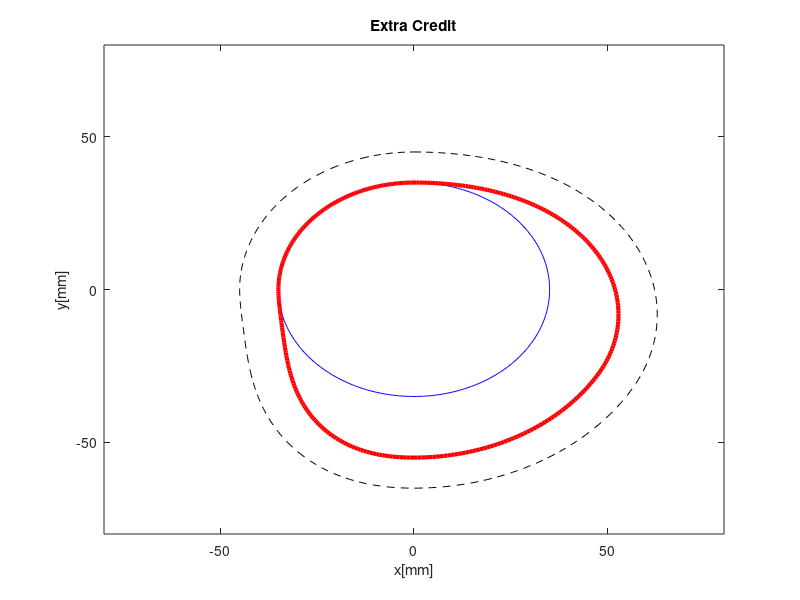

Recreate this plot in MATLAB. (Note: this script raises an error after producing the figure.)
%HW 4 Problem 2 EC
clc; clear; close all;
load('phi.mat');
load('Y.mat');
%Given Parameters:
y = Y(:,1).*1000; %displacement [mm]
theta = (0:360)'*(pi/180); %cam angle [rad]
rbase = 35; %Radius of base circle [mm]
Rr = 10; %Radius of follower [mm]
Ro = rbase+Rr; %Radius of prime circle [mm]
%Part A:
%Pitch curve (black + dashed line)
xp = (Ro+y).*sin(theta);
yp = (Ro+y).*cos(theta);
pitch = [xp';yp';ones(1,length(xp))];
%Cam contour (red + line width 3)
xcp = Rr*sin(theta-phi); 
ycp = Rr*cos(theta-phi);
xc = xp -xcp;
yc = yp -ycp;
cont = [xc';yc';ones(1,length(xc))]; %cam contour matrix
%Base circle (blue)
xbase = rbase.*cos(theta);
ybase = rbase.*sin(theta);
%Define intervals of rotation per frame: 10 degrees
deg = [0:10:360]*pi/180; %[rad]
%Animation loop: pitch curve and cam contour rotation
for i=1:length(deg)
ccw = [cos(deg(i)) -sin(deg(i)) 0; sin(deg(i)) cos(deg(i)) 0; 0 0 1];
cp = ccw*pitch;
cc = ccw*cont;
plot(xbase,ybase,'b')
axis([-80 80 -80 80])
hold on
plot(cp(1,:),cp(2,:),'k--') %pitch curve
plot(cc(1,:),cc(2,:),'r','linewidth',3) %cam contour
title ('Extra Credit')
xlabel('x[mm]')
ylabel('y[mm]')
ec(i)=getframe; %Record frame for animation
set(gca,'NextPlot','replaceChildren'); %clear current frame for succeeding frame
end
reps = 1;
movie(ec,reps) %preview in matlab
movie2avi(ec, 'custodio_lawrence_hw4_extracredit.avi') %save to avi file